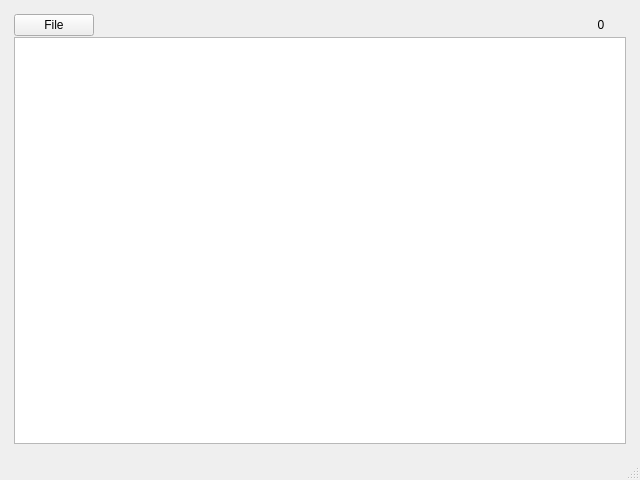
<?xml version="1.0" encoding="UTF-8"?>
<ui version="4.0">
 <class>MainWindow</class>
 <widget class="QMainWindow" name="MainWindow">
  <property name="geometry">
   <rect>
    <x>0</x>
    <y>0</y>
    <width>640</width>
    <height>480</height>
   </rect>
  </property>
  <property name="windowTitle">
   <string>Big GUI</string>
  </property>
  <widget class="QWidget" name="centralwidget">
   <layout class="QGridLayout" name="gridLayout">
    <item row="0" column="0">
     <layout class="QVBoxLayout" name="verticalLayout">
      <property name="spacing">
       <number>1</number>
      </property>
      <property name="leftMargin">
       <number>5</number>
      </property>
      <property name="topMargin">
       <number>5</number>
      </property>
      <property name="rightMargin">
       <number>5</number>
      </property>
      <property name="bottomMargin">
       <number>5</number>
      </property>
      <item>
       <layout class="QHBoxLayout" name="horizontalLayout">
        <item>
         <widget class="QPushButton" name="bFile">
          <property name="text">
           <string>File</string>
          </property>
         </widget>
        </item>
        <item>
         <widget class="QLabel" name="lblFile">
          <property name="sizePolicy">
           <sizepolicy hsizetype="Expanding" vsizetype="Preferred">
            <horstretch>0</horstretch>
            <verstretch>0</verstretch>
           </sizepolicy>
          </property>
          <property name="text">
           <string extracomment="selected file name"/>
          </property>
         </widget>
        </item>
        <item>
         <widget class="QLabel" name="lblFileCount">
          <property name="minimumSize">
           <size>
            <width>50</width>
            <height>0</height>
           </size>
          </property>
          <property name="maximumSize">
           <size>
            <width>50</width>
            <height>16777215</height>
           </size>
          </property>
          <property name="text">
           <string>0</string>
          </property>
          <property name="alignment">
           <set>Qt::AlignCenter</set>
          </property>
         </widget>
        </item>
       </layout>
      </item>
      <item>
       <widget class="QPlainTextEdit" name="text"/>
      </item>
     </layout>
    </item>
   </layout>
  </widget>
  <widget class="QMenuBar" name="menubar">
   <property name="geometry">
    <rect>
     <x>0</x>
     <y>0</y>
     <width>640</width>
     <height>22</height>
    </rect>
   </property>
  </widget>
  <widget class="QStatusBar" name="statusbar"/>
 </widget>
 <resources/>
 <connections/>
</ui>
